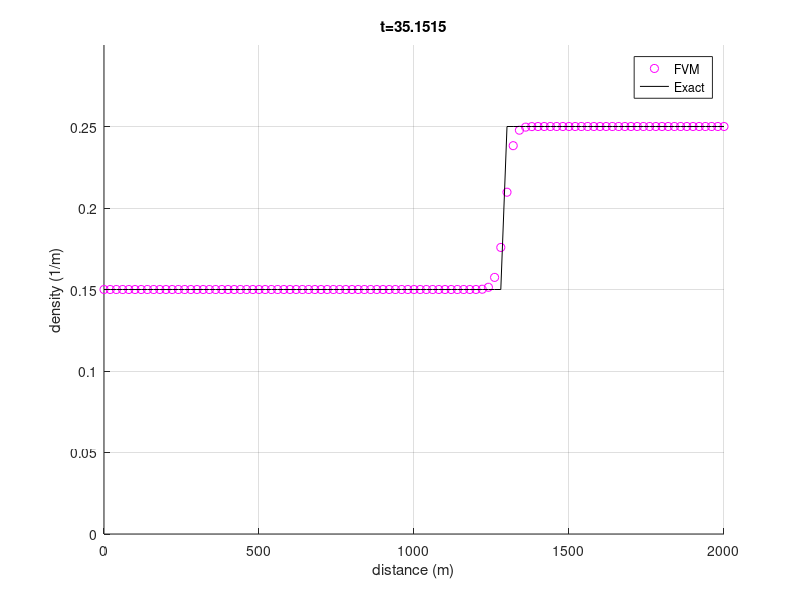

Here is the MATLAB script that generated this plot:
% Script: convect1d.m
clear all;

%set constants
v_max = 33;     % m/s
p_max = 0.25;   % 1/m
p_L = 0.15;     % Left boundary density
p_R = 0.25;     % Right boundary density

% Set-up grid
xL = 0;
xR = 2000;
Nx = 100;       % number of cells
x = linspace(xL,xR,Nx+1);

% Calculate midpoint of each cell. 
xmid = zeros(1,Nx);
for i = 1:1:Nx
    xmid(i) = (.5)*(x(i) + x(i+1));
end % for i = 1:1:Nx

% Calculate cell size. We assume that each cell is the same size
dx = x(2) - x(1);

% Set shock velocity
a = ((1-p_L/p_max)*v_max*p_L - (1-p_R/p_max)*v_max*p_R)/(p_L-p_R);

% Set final time
tfinal = 35;

% Set timestep
CFL = 0.5;
dt = CFL*dx/v_max;
t=0;

% Set initial condition to p0 = 0.15 (1/m)
P = zeros(1,numel(xmid));       % Density in each cell
for i = 1:1:numel(xmid)
    P(i) = .15;
end % for i = 1:1:numel(xmid)

% Initialize exact solution array
P_Exact=zeros(size(P));         % Exact density in each cell (at midpoints)

% Loop until t > tfinal
while (t < tfinal)
    Pbc = [p_L, P, p_R]; % This enforces the bc
    
    % Calculate the flux at each interface
    %Pbc_avg = 0.5*(Pbc(1:Nx+1)+Pbc(2:Nx+2));
    n_Pbc = numel(Pbc);             % Get number of elements.
    
    Flux_L_Bound = zeros(1,n_Pbc);
    for i=2:Nx+1
        s1 = (1-2*Pbc(i)/p_max)*v_max;
        s2 = (1-2*Pbc(i+1)/p_max)*v_max;
        if s1>=s2
            s_max=s1;
        else
            s_max=s2;
        end
        
        Flux_L_Bound(i) = 0.5*(Pbc(i)*(1-Pbc(i)/p_max)*v_max+Pbc(i+1)*(1-Pbc(i+1)/p_max)*v_max)+ (s_max/2)*(Pbc(i)-Pbc(i+1));
    end
    
    % Find net flux in each cell
    Net_Flux = zeros(1,Nx+2);
    for i = 1:1:(Nx+1)
        Net_Flux(i) = Flux_L_Bound(i) - Flux_L_Bound(i+1);
        % for the ith cell, the density flows from right to left. Thus,
        % density leaves through the left boundary and enters through the
        % right boundary. However, the right boundary of the ith cell is
        % the left boundary of the i+1th cell. Thus, to get the right flux
        %, we simply find the left flux in the i+1th cell.
    end % for i = 1:1:(n_Pbc-1)
    
    % Update P for all interior elements of Pbc
    for i = 2:1:(Nx+1)
        P(i-1) = P(i-1) + Net_Flux(i)*(dt/dx);
    end % for i = 2:1:(Nx+2)

    %calculate exact solution at this time step
        for i=1:length(P_Exact)
            if ((dx*(i-1/2))-2000)/t < a
                P_Exact(i) = p_L;
            else
                P_Exact(i) = p_R;
            end
        end

    % Increment time
    t = t + dt;

    % Plot current solution
    figure(1);
    clf;    
    hold on;        % hold on
    grid on;        % grid on

    plot(x,[P, P(Nx)],'mo');
    plot(x,[P_Exact, P_Exact(Nx)],'k-');
        axis([xL, xR, 0, 0.3]);
        legend('FVM','Exact');
        title(['t=',num2str(t)]);
        ylabel('density (1/m)');
        xlabel('distance (m)');
    drawnow;
    hold off;
end % while(t < tfinal)